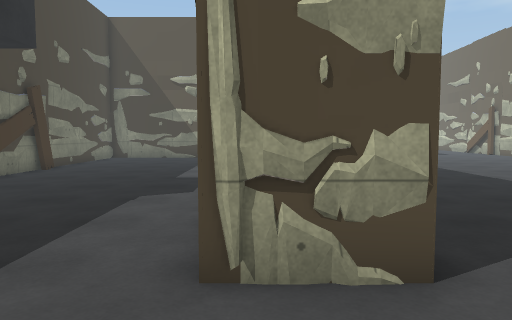
[1] (above)

17 first-person views from a walk through a scene from a Unity 3-D project. The camera is 1.4 m above the floor, tilts 4° down and sees 70° across. Doors are open. The floor is counted in squares, 1 m on a side. Each view is taken from the middle of a square. On the plan, view 1 faces up. The plan holds only what a view shows up to about 16 squares ahead; the rest is blank. The place goes on beyond the plan. The player character is not drawn. Some surface patterns are stand-ins.

[2]
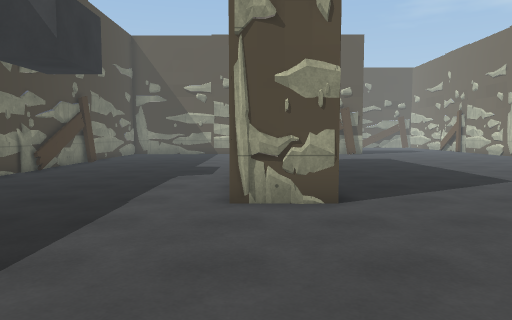

[3]
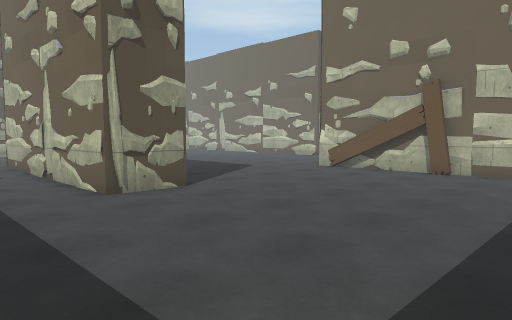

[4]
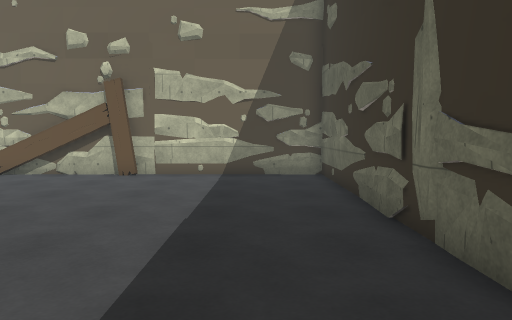

[5]
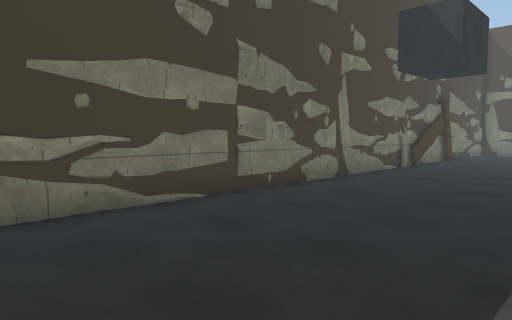

[6]
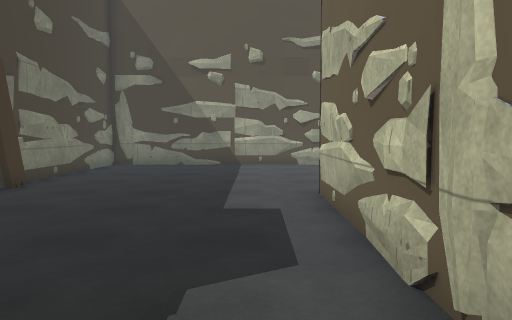

[7]
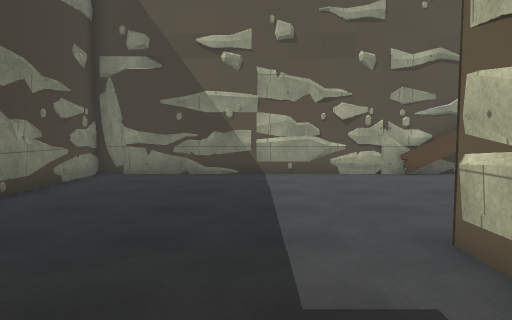

[8]
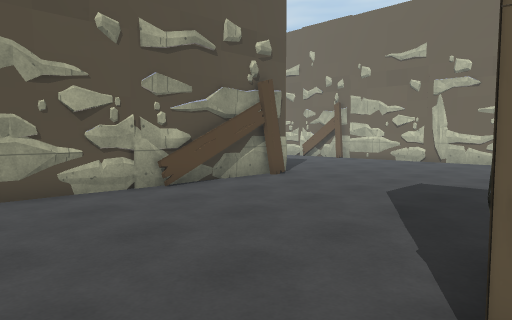

[9]
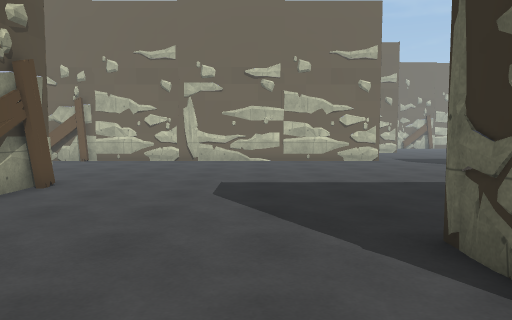

[10]
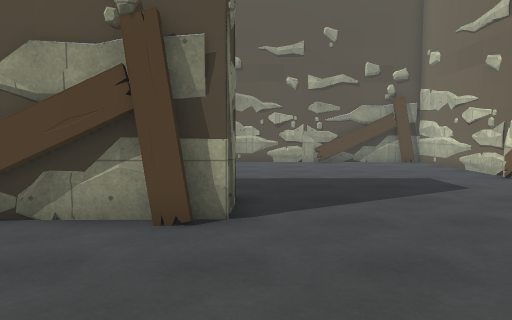

[11]
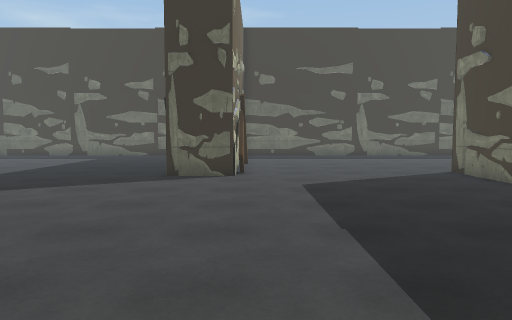

[12]
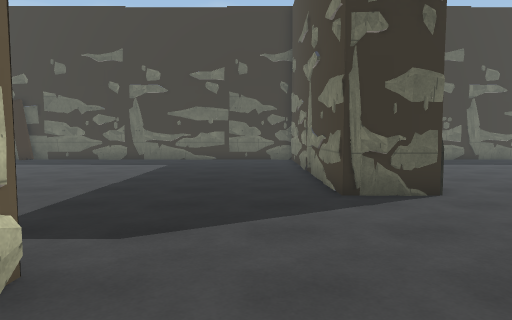

[13]
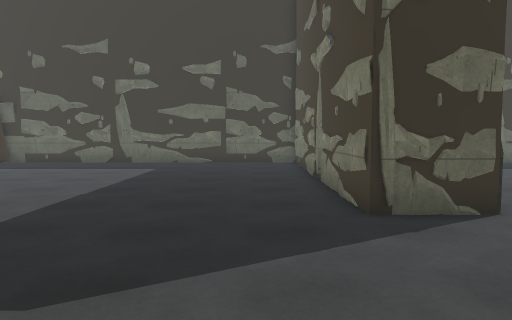

[14]
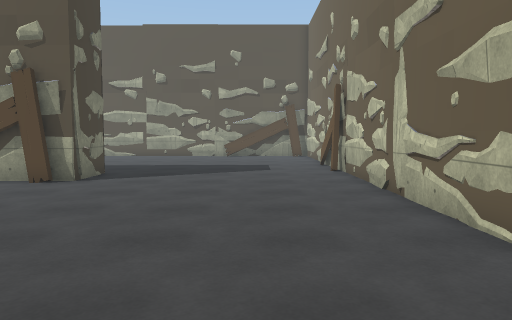

[15]
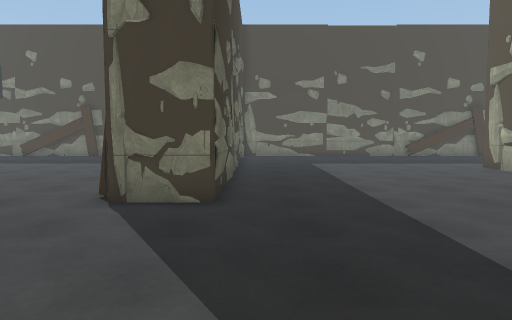

[16]
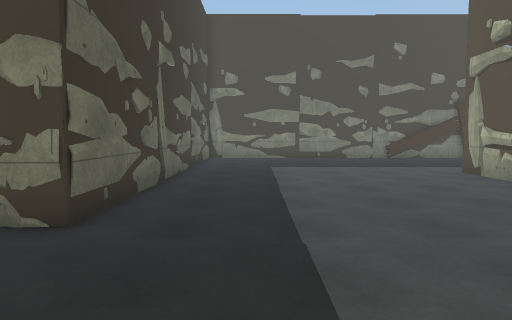

[17]
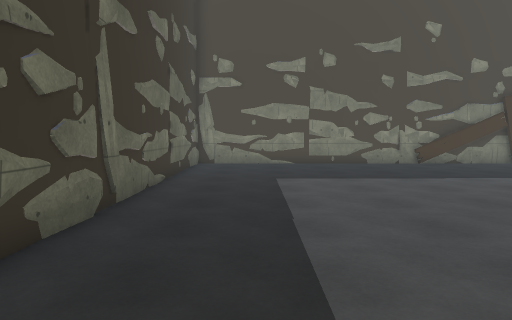

### Floor plan
Points are (right, up) in squares from view 1. A wall is a line through its corners. A room is listed if a view was taken in it or the views show most of it. See-through windows are left out.
Room 1 (views 1, 2, 3, 4, 5, 6, 7, 8, 9, 10, 11, 12, 13, 14, 15, 16, 17)
walls: (0.4, 13.5) (1.5, 13.7); (0.4, 13.7) (1.4, 13.6); (0.3, 13.5) (1.8, 13.5); (-0.4, 10.8) (-0.6, 11.2); (-0.5, 10.5) (-0.6, 11.2); (-0.6, 10.1) (-0.7, 11); (1.6, 6.6) (1.7, 3.4) (-0.5, 3.1); (1.6, 6.5) (1.8, 5.6); (-0.6, 7.4) (-0.7, 8.5); (5.5, 21.5) (4.2, 21.6); (6.4, 21.5) (5.2, 22); (7.6, 21.7) (2, 21.7); (2.4, 22) (1.7, 21.7) (-0.4, 21.7); (1.5, 21.9) (-0.4, 22.1); (9.8, 4.7) (12, 4.7); (10.6, 4.9) (11.7, 4.7); (1.7, 3.4) (-0.5, 3.4); (10.7, 4.6) (12, 4.8) (12, -5); (0.8, 3.5) (-0.5, 3.2) (-0.5, 13.6); (-0.3, 22) (-1.2, 21.9); (7.4, 23.3) (7.7, 22) (-8.7, 21.9) (-8.7, 15.1); (7.7, 23.3) (7.6, 22.3); (0.8, 3.2) (-0.2, 3.3); (4.5, 24.2) (5.5, 24.3); (4, 24.2) (5.5, 24.1); (7.5, 24.2) (7.5, 22.3); (16.3, 15.6) (16.3, 25.7); (16.3, 16) (16.4, 16.4) (16.2, 17.6); (16.2, 16.6) (16.2, 18.8); (1.6, 24.3) (2.4, 24.2); (16.3, 9.4) (16.3, 10); (-3.1, 21.7) (-4.4, 21.7); (11.9, 2.8) (12, 2.2); (16.2, 19.2) (16.5, 20.6); (-4.5, 21.8) (-5.5, 21.9); (-1.6, 24.3) (-0.6, 24.2); (-4.8, 21.9) (-5.5, 21.9); (-8.3, 14.8) (-8.3, 14.1); (-5.4, 21.7) (-6.3, 21.7); (9.6, 0.2) (9.6, 4.1); (-8.5, 14.8) (-8.5, 13.6) (-8.7, 13.1); (-8.7, 14.6) (-8.7, -4.9); (16.2, 21.9) (16.1, 22.6); (-8.4, 18.2) (-8.5, 15.5); (9.6, -0.8) (9.6, 0); (-8.9, 19.3) (-8.8, 18.4); (-7.9, 21.7) (-8.4, 21.7); (-8.5, 5.2) (-8.6, 4.7); (16.1, 24.3) (16.1, 27.1); (-8.7, 4.4) (-8.7, 3.9); (-7.1, 24.1) (7.5, 24.2) (7.7, 22); (9.6, -2.9) (9.6, -1.5); (-8.7, 2.6) (-8.6, 1.8); (16.3, 27.7) (16.3, 32.1); (9.9, -5) (9.8, -3.9); (-8.6, -1.9) (-8.8, -2.7); (5.5, -7.3) (6.4, -7.2); (1.7, -7.2) (2.2, -7.3); (-8.7, -2.4) (-8.6, -3.3); (0.2, -7.3) (9.8, -7.3) (9.8, 4.7) (12, 4.9); (-8.5, -3.1) (-8.8, -3.8); (2.3, 34.6) (-0.5, 34.6)
low walls: (-0.6, 8.4) (-0.5, 9) (-0.7, 9.8); (4.6, 21.8) (4, 21.9); (2.4, 21.9) (1.4, 21.7); (2.5, 24) (3, 24); (2.8, 24.1) (3.4, 24); (2.4, 24.2) (2.9, 24.3); (9.7, 1.5) (9.8, 2); (16.3, 20) (16.2, 20.5); (12, -0.8) (12.1, -1.5); (16.1, 27.3) (16.1, 28.1); (16.3, 28.2) (16.1, 29.6); (-8.5, -2.4) (-8.5, -3.1); (2.4, -7.4) (4.1, -7.1); (9.8, -7.3) (9.6, -6.1)

Positions as (right, up) in squares from view 1, and headings:
1: (0, 0), facing up
2: (0, -4), facing up
3: (-4, -5), facing up-right
4: (-3, -5), facing right
5: (-2, -6), facing up-left
6: (-2, 5), facing up
7: (-3, 9), facing up
8: (-3, 13), facing up-right
9: (-3, 16), facing right
10: (8, 16), facing up
11: (9, 17), facing down
12: (14, 13), facing down
13: (14, 11), facing down
14: (13, 11), facing up
15: (15, 25), facing left
16: (13, 27), facing left
17: (9, 27), facing left
